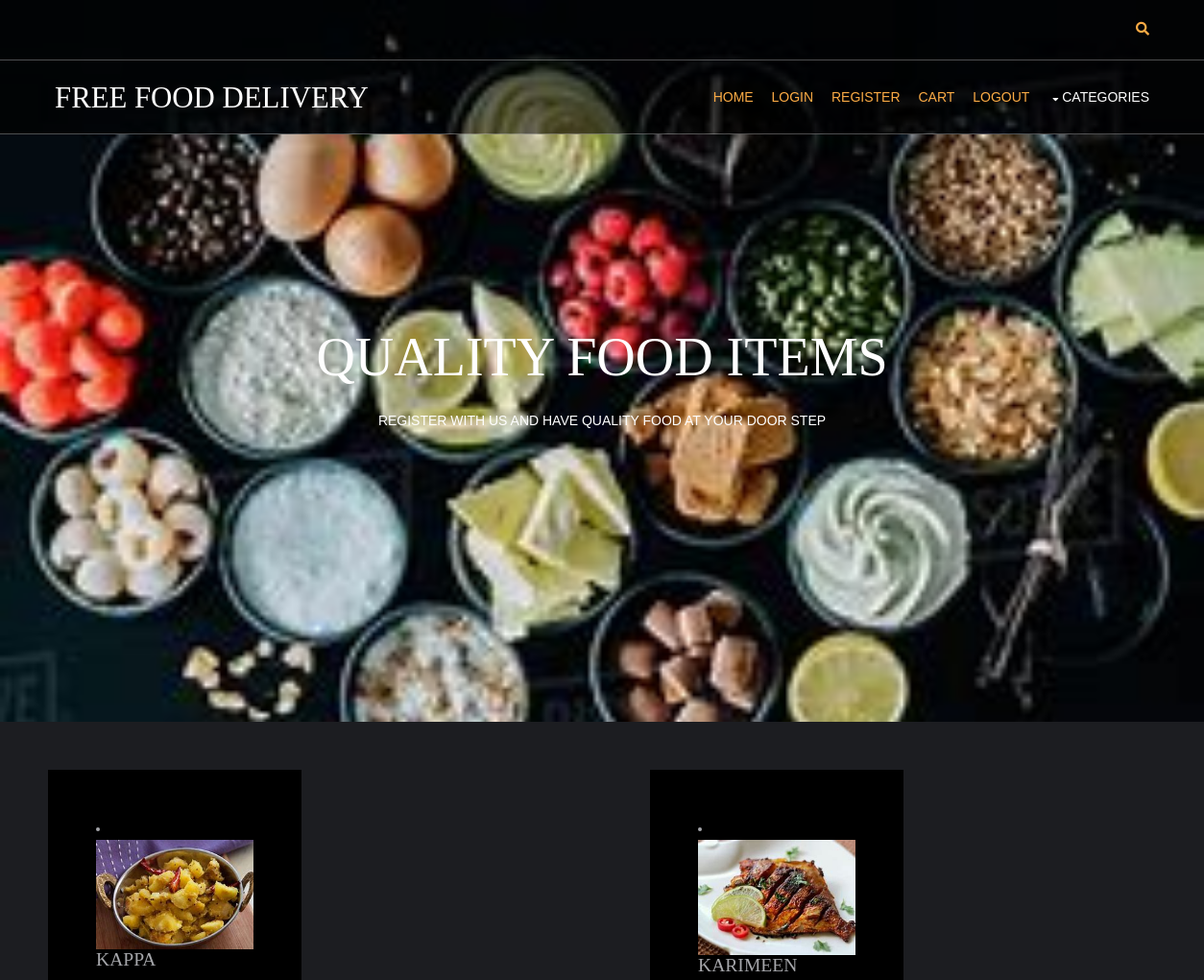
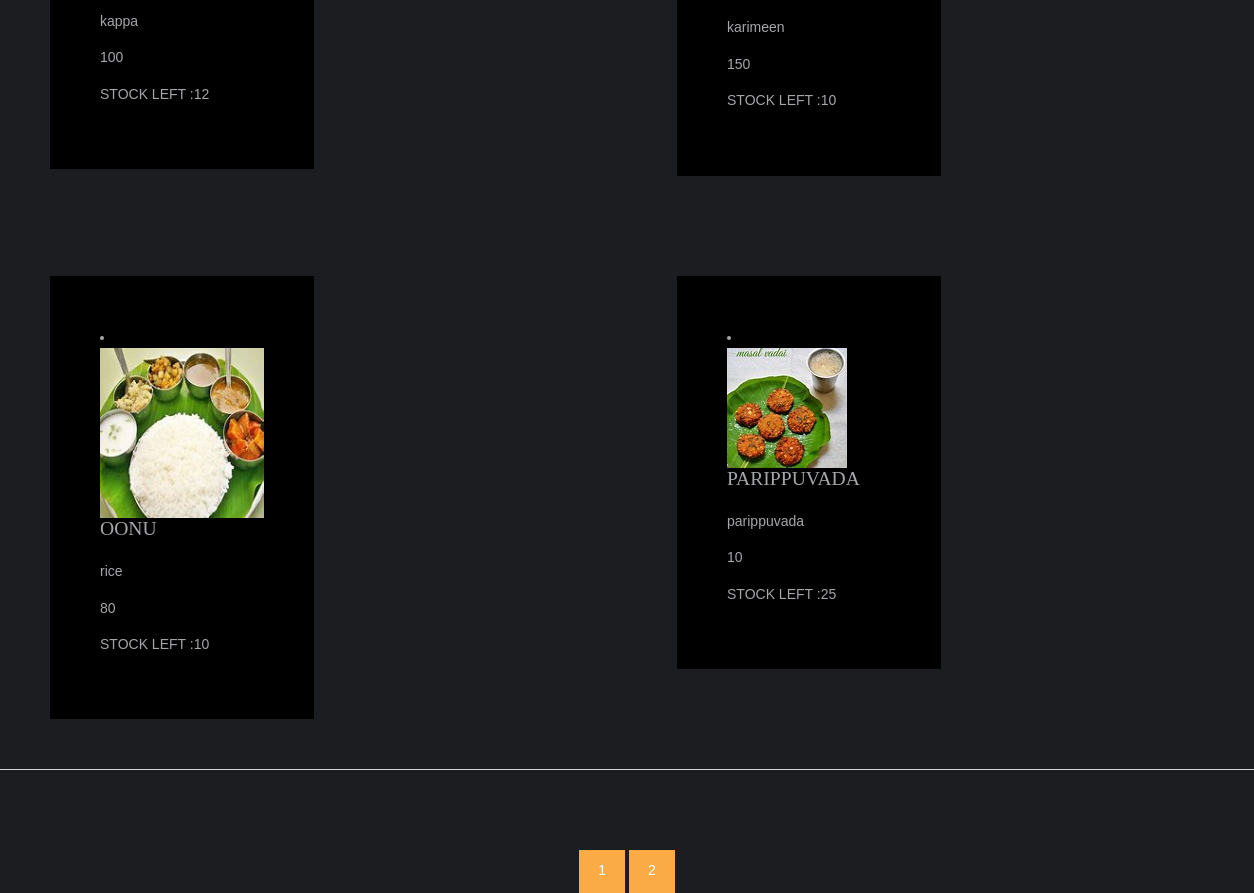
Screenshot of /?page=2 with the database file from the repository (2 pictures, top to bottom).
### shop/models.py (models this page shows, shortened)
class products(models.Model):
    name = models.CharField(max_length=250, unique='true')
    slug = models.SlugField(max_length=250, unique='true')
    img=models.ImageField(upload_to='product')
    desc=models.TextField()
    stock=models.IntegerField()
    available=models.BooleanField(default=False)
    price=models.IntegerField()
    catog=models.ForeignKey(category,on_delete=models.CASCADE)
    class Meta:
        ordering=('name',)
        verbose_name=('product')
        verbose_name_plural=('products')
    def get_url(self):
        return reverse('details',args=[self.catog.slug,self.slug])

### shop/views.py (the view)
# urls.py: 2. Add a URL to urlpatterns:  path('', views.home, name='home')
def home(request,c_slug=None):
    c_page=None
    prodt=None
    if c_slug!=None:
        c_page=get_object_or_404(category,slug=c_slug)
        prodt=products.objects.filter(catog=c_page,available=True)
    else:
        prodt=products.objects.all().filter(available=True)
    cat=category.objects.all()
    prod=products.objects.all()
    paginator=Paginator(prod,4)
    try:
        page=int(request.GET.get('page','1'))
    except:
        page=1
    try:
        pro=paginator.page(page)
    except(EmptyPage,InvalidPage):
        pro=paginator.page(paginator.num_pages)
    return render(request,'index.html',{'prod':prodt,'cat':cat,'pg':pro})

### shop/models.py (called while the page is built)
    def get_url(self):
        return reverse('prod_cat',args=[self.slug])

### template/index.html (shortened to what this page needs)
<!DOCTYPE html>
{% extends 'base.html' %}
{% load static %}
{% block content %}
<html lang="">
<html>
<head>
</head>
<body>
<div class="abcd" style="background-image:url({% static 'hm/images/demo/backgrounds/bghm.JFIF' %});">
    <div id="pageintro" class="hoc clear">
    <article>
      <h3 class="heading">QUALITY FOOD ITEMS</h3>
      <p>REGISTER WITH US AND HAVE QUALITY FOOD AT YOUR DOOR STEP</p>
    </article>
  </div>
</div>
{% for i in pg.object_list %}
<div class="column">
  <div class="column" style="background-color:#000000;">
  <li>
          <figure><a  href="{{ i.get_url }}"><img src="{{ i.img.url }}" alt="" style="height:200;width:200";></a>
          </figure>
       <h6 class="heading">{{i.name}}</h6>
              <p>{{i.desc|truncatechars:17}}</p>
              <p>{{i.price}}</p>
              <p>STOCK LEFT :{{i.stock}}</p>
  </li>
    </div>
  </div>
       {% endfor %}
<hr class="btmspace-80">
    <center>
        {% for p in pg.paginator.page_range %}
        <a href="?page={{p}}" class="btn btn-light btn-sm{% if pg.number == p %} active {% endif %}">{{p}}</a>
        {% endfor %}
    </center>
</body>
</html>
{% endblock%}

### static/hm/layout/styles/layout.css (style rules this page uses)
#pageintro { padding:200px 0 300px; }
#pageintro article, #pageintro article p { display:block; max-width:75%; margin:0 auto; text-align:center; }
#pageintro article p { max-width:65%; line-height:2rem; }
#pageintro .heading { margin-bottom:20px; font-size:4rem; }
*, *::before, *::after { transition:all .3s ease-in-out; }
body { color:#A5A6AA; background-color:#1C1D21; }
a { color:#FBAB45; }
hr, .borderedbox { border-color:#D7D7D7; }
.btn, .btn.inverse:hover { color:#FFFFFF; background-color:#FBAB45; border-color:#FBAB45; }
#pageintro { color:#FFFFFF; }
@media screen and (min-width:1140px) { .hoc { max-width:1140px; } }

### static/hm/layout/styles/framework.css (style rules this page uses)
html { overflow-y:scroll; overflow-x:hidden; }
html, body { margin:0; padding:0; font-size:14px; line-height:1.6em; }
*, *::before, *::after { box-sizing:border-box; }
.btn { display:inline-block; padding:8px 18px 10px; text-transform:uppercase; border:1px solid; }
.clear, .group { display:block; }
.clear::before, .clear::after, .group::before, .group::after { display:table; content:""; }
.clear, .clear::after, .group, .group::after { clear:both; }
a { outline:none; text-decoration:none; }
img { width:auto; max-width:100%; height:auto; margin:0; padding:0; border:none; line-height:normal; vertical-align:middle; }
body, input, textarea, select { font-family:Verdana, Geneva, sans-serif; }
h1, h2, h3, h4, h5, h6, .heading { font-family:Georgia, "Times New Roman", Times, serif; }
::placeholder { opacity:1; }
h1, h2, h3, h4, h5, h6, .heading { margin:0 0 20px 0; font-size:1.4rem; line-height:normal; font-weight:normal; text-transform:uppercase; }
hr { display:block; width:100%; height:1px; border:solid; border-width:1px 0 0 0; }
.hoc { display:block; margin:0 auto; }
address, article, aside, figcaption, figure, footer, header, main, nav, section { display:block; margin:0; padding:0; }
.btmspace-80 { margin-bottom:80px; }

### template/index.html (style rules this page uses)
* { box-sizing: border-box; }
.column { float: left; width: 50%; padding: 50px; }
.abcd { height : 50%; background-position:center; background-repeat: no-repeat; background-size:cover; }

### rows the page displays
products: img (picture), name "KAPPA", desc "kappa", price "100", stock "12"
products: img (picture), name "KARIMEEN", desc "karimeen", price "150", stock "10"
products: img (picture), name "OONU", desc "rice", price "80", stock "10"
products: img (picture), name "PARIPPUVADA", desc "parippuvada", price "10", stock "25"

### other values shown
{{ p }} "1" "2"
